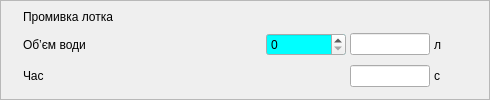
       <widget class="QFrame" name="f_3">
        <property name="frameShape">
         <enum>QFrame::StyledPanel</enum>
        </property>
        <property name="frameShadow">
         <enum>QFrame::Raised</enum>
        </property>
        <layout class="QGridLayout" name="gridLayout_2">
         <property name="leftMargin">
          <number>4</number>
         </property>
         <property name="topMargin">
          <number>4</number>
         </property>
         <property name="rightMargin">
          <number>4</number>
         </property>
         <property name="bottomMargin">
          <number>4</number>
         </property>
         <property name="spacing">
          <number>4</number>
         </property>
         <item row="0" column="0">
          <widget class="QCheckBox" name="cb_prl">
           <property name="styleSheet">
            <string notr="true">QCheckBox{
min-width: 14px;
min-height: 14px;
max-width: 14px;
max-height: 14px;
}
QCheckBox:checked
{
	
	image: url(:/butons/pict/bool_green_true_48x48.png);
}

QCheckBox:unchecked
{
	
	image: url(:/butons/pict/bool_green_false_48x48.png);
	
}

QCheckBox:indicator
{
	background: rgba(0, 0, 0, 0);
	height: 14px;
	width: 14px;
}
</string>
           </property>
           <property name="text">
            <string>CheckBox</string>
           </property>
          </widget>
         </item>
         <item row="0" column="1" colspan="5">
          <widget class="QLabel" name="label_5">
           <property name="text">
            <string>Промивка лотка</string>
           </property>
          </widget>
         </item>
         <item row="1" column="2">
          <widget class="QDoubleSpinBox" name="Q_prl_zd">
           <property name="minimumSize">
            <size>
             <width>80</width>
             <height>0</height>
            </size>
           </property>
           <property name="palette">
            <palette>
             <active>
              <colorrole role="Base">
               <brush brushstyle="SolidPattern">
                <color alpha="255">
                 <red>0</red>
                 <green>255</green>
                 <blue>255</blue>
                </color>
               </brush>
              </colorrole>
             </active>
             <inactive>
              <colorrole role="Base">
               <brush brushstyle="SolidPattern">
                <color alpha="255">
                 <red>0</red>
                 <green>255</green>
                 <blue>255</blue>
                </color>
               </brush>
              </colorrole>
             </inactive>
             <disabled>
              <colorrole role="Base">
               <brush brushstyle="SolidPattern">
                <color alpha="255">
                 <red>244</red>
                 <green>244</green>
                 <blue>244</blue>
                </color>
               </brush>
              </colorrole>
             </disabled>
            </palette>
           </property>
           <property name="toolTip">
            <string>Заданий об’єм води на промивку лотка</string>
           </property>
           <property name="decimals">
            <number>0</number>
           </property>
           <property name="maximum">
            <double>20.000000000000000</double>
           </property>
           <property name="singleStep">
            <double>1.000000000000000</double>
           </property>
          </widget>
         </item>
         <item row="1" column="3">
          <widget class="QLineEdit" name="Q_prl">
           <property name="minimumSize">
            <size>
             <width>0</width>
             <height>0</height>
            </size>
           </property>
           <property name="maximumSize">
            <size>
             <width>80</width>
             <height>16777215</height>
            </size>
           </property>
           <property name="toolTip">
            <string>Фактичний об’єм води на промивку лотка</string>
           </property>
           <property name="readOnly">
            <bool>true</bool>
           </property>
          </widget>
         </item>
         <item row="1" column="4">
          <widget class="QLabel" name="label_7">
           <property name="text">
            <string>л</string>
           </property>
          </widget>
         </item>
         <item row="1" column="5" rowspan="2">
          <spacer name="horizontalSpacer_2">
           <property name="orientation">
            <enum>Qt::Horizontal</enum>
           </property>
           <property name="sizeHint" stdset="0">
            <size>
             <width>40</width>
             <height>20</height>
            </size>
           </property>
          </spacer>
         </item>
         <item row="1" column="1">
          <widget class="QLabel" name="label_6">
           <property name="minimumSize">
            <size>
             <width>239</width>
             <height>0</height>
            </size>
           </property>
           <property name="text">
            <string>Об’єм води</string>
           </property>
          </widget>
         </item>
         <item row="2" column="3">
          <widget class="QLineEdit" name="T_prl">
           <property name="minimumSize">
            <size>
             <width>0</width>
             <height>0</height>
            </size>
           </property>
           <property name="maximumSize">
            <size>
             <width>80</width>
             <height>16777215</height>
            </size>
           </property>
           <property name="toolTip">
            <string>Фактичний час промивки лотка</string>
           </property>
           <property name="readOnly">
            <bool>true</bool>
           </property>
          </widget>
         </item>
         <item row="2" column="4">
          <widget class="QLabel" name="label_9">
           <property name="text">
            <string>с</string>
           </property>
          </widget>
         </item>
         <item row="2" column="1">
          <widget class="QLabel" name="label_8">
           <property name="minimumSize">
            <size>
             <width>215</width>
             <height>0</height>
            </size>
           </property>
           <property name="text">
            <string>Час</string>
           </property>
          </widget>
         </item>
        </layout>
       </widget>
